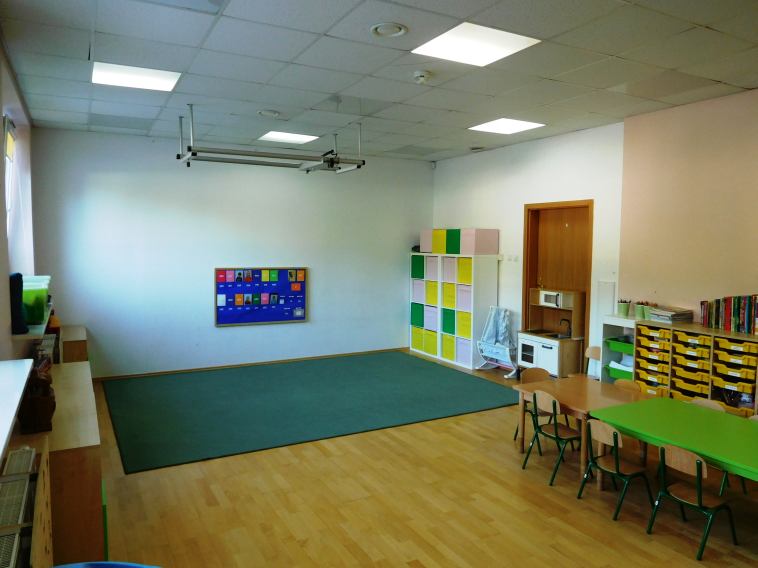
#> input picture img/real/galeria/DSCN2147.jpg, 2272 x 1704 px (shown at 1/3 size)
$ python _optymalizuj_galerie.py
#> lines starting #> are read from the running program, lines starting #| are printed output that depends on the picture
# -*- coding: utf-8 -*-
"""Optymalizacja zdjec do galerii Czarodziejski Dworek.
- dedup: jesli istnieje <stem>-scaled.<ext>, pomijamy twin bez -scaled (tez <stem>-N)
- odsiewamy miniaturki: dluzszy bok < 700 px
- WebP, dluzszy bok <= 1600, quality 83, exif_transpose
- wyjscie: img/real/galeria/{zycie|zajecia|joga}/
- generuje manifest (JS array) na stdout + plik _gallery_manifest.txt
"""
import re, json, sys
from pathlib import Path
from PIL import Image, ImageOps

SRC = Path(r"c:\Users\matot\Desktop\strona1\_pobrane")
OUT = Path(r"c:\Users\matot\Desktop\strona1\przedszkole-dworek\img\real\galeria")
MIN_LONG = 700
MAX_LONG = 1600
Q = 83
THUMB_LONG = 1000   # lekkie miniatury do siatki
QT = 80

# folder zrodlowy -> (kategoria-slug, podpisy znanych plikow)
CATS = {
    "galeria": "zycie",
    "program": "zajecia",
    "joga":    "joga",
}
CAPS = {
    "basen.jpg": "Basen",
    "Integracja-sensoryczna.jpg": "Integracja sensoryczna",
}

# Kategoria TREŚCIOWA (wg tego, co widać na zdjęciu) — niezależna od folderu/źródła.
# Klucz = nazwa pliku wynikowego bez rozszerzenia (stem po usunięciu -scaled).
# Domyślnie: galeria->sale, program->zajecia, joga->zajecia; poniżej wyjątki.
DEFAULT_CAT = {"galeria": "sale", "program": "zajecia", "joga": "zajecia"}
CATMAP = {
    # plac zabaw / ogród (seria DSCN86xx z folderu galeria)
    "DSCN8672": "plac", "DSCN8674": "plac", "DSCN8677": "plac", "DSCN8678": "plac",
    "DSCN8680": "plac", "DSCN8681": "plac", "DSCN8684": "plac", "DSCN8690": "plac",
    # DSCN8693 to szatnia (wnętrze) -> trafia do "sale" przez domyślne mapowanie
    # warsztaty (malowanie, zabawa z jajkami)
    "14352215_1127711757291514_4423992085707816596_o": "warsztaty",
    "18922542_1390890647640289_1906660161621174899_o": "warsztaty",
    # wycieczka / spacer (park, zbieranie kasztanów)
    "14441168_1135398743189482_7683901133527903398_n": "wycieczki",
}

def scaled_stems(files):
    """zwraca zbior stemow ktore maja wersje -scaled"""
    s = set()
    for f in files:
        m = re.match(r"^(.*)-scaled$", f.stem)
        if m:
            s.add(m.group(1))
    return s

def is_dup_twin(f, sstems):
    if "-scaled" in f.stem:
        return False
    if f.stem in sstems:
        return True
    # <stem>-N  (np. DSCN9985-1) -> traktuj jako twin DSCN9985
    m = re.match(r"^(.*)-\d+$", f.stem)
    if m and m.group(1) in sstems:
        return True
    return False

manifest = []
total_in = total_out = skipped_dup = skipped_small = 0

for folder, cat in CATS.items():
    sdir = SRC / folder
    if not sdir.is_dir():
        print(f"!! brak {sdir}")
        continue
    odir = OUT / cat
    odir.mkdir(parents=True, exist_ok=True)
    files = [p for p in sorted(sdir.iterdir())
             if p.is_file() and p.suffix.lower() in (".jpg", ".jpeg", ".png", ".webp")]
    sstems = scaled_stems(files)
    for f in files:
        total_in += 1
        if is_dup_twin(f, sstems):
            skipped_dup += 1
            print(f"  dup  {folder}/{f.name}")
            continue
        try:
            im = Image.open(f)
#> im is the input picture: PIL image 2272x1704 RGB; mean R, G, B 121.3, 126.2, 102.2
            im = ImageOps.exif_transpose(im)
            w, h = im.size
#> w = 2272; h = 1704
            if max(w, h) < MIN_LONG:
                skipped_small += 1
                print(f"  mini {folder}/{f.name} ({w}x{h})")
                continue
            if max(w, h) > MAX_LONG:
                if w >= h:
                    nw, nh = MAX_LONG, round(h * MAX_LONG / w)
#> nw = 1600; nh = 1200
                else:
                    nw, nh = round(w * MAX_LONG / h), MAX_LONG
                im = im.resize((nw, nh), Image.LANCZOS)
#> im: PIL image 1600x1200 RGB
            else:
                nw, nh = w, h
            if im.mode in ("RGBA", "P", "LA"):
                im = im.convert("RGB")
            stem = re.sub(r"-scaled$", "", f.stem)
            out_name = stem + ".webp"
            im.save(odir / out_name, "WEBP", quality=Q, method=6)
            total_out += 1
            # lekka miniatura do siatki
            tdir = odir / "thumbs"; tdir.mkdir(exist_ok=True)
            tw, thh = nw, nh
#> tw = 1600; thh = 1200
            if max(nw, nh) > THUMB_LONG:
                if nw >= nh:
                    tw, thh = THUMB_LONG, round(nh * THUMB_LONG / nw)
#> tw = 1000; thh = 750
                else:
                    tw, thh = round(nw * THUMB_LONG / nh), THUMB_LONG
            im.resize((tw, thh), Image.LANCZOS).save(tdir / out_name, "WEBP", quality=QT, method=6)
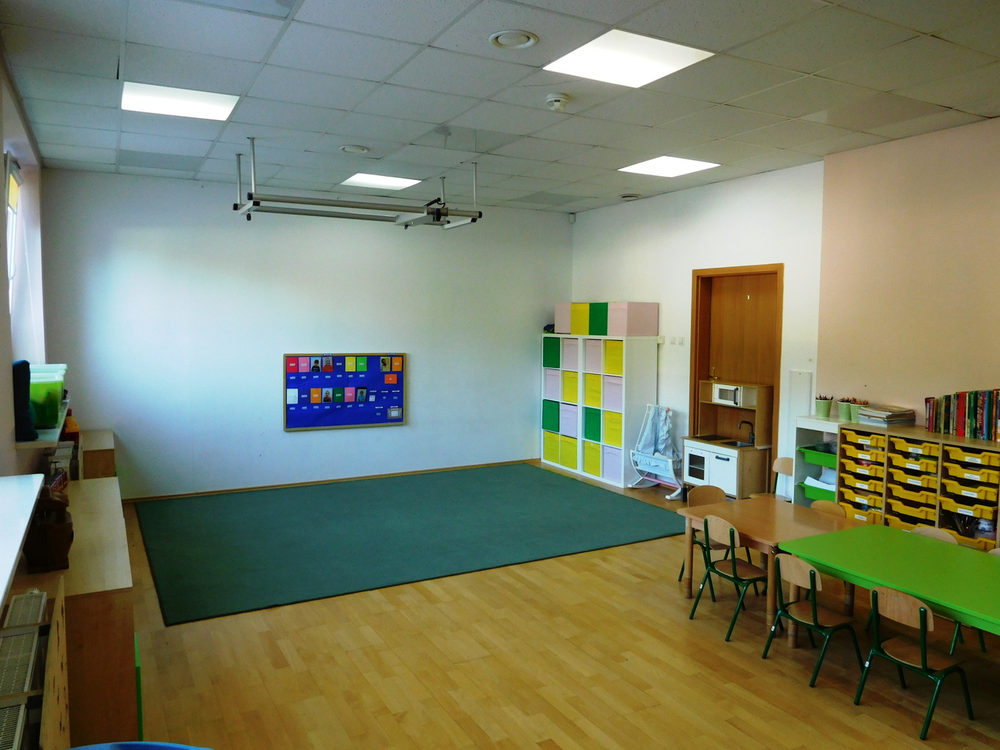
#> saved as DSCN2147.webp: PIL image 1000x750 RGB; mean R, G, B 121.3, 126.2, 102.2
            display_cat = CATMAP.get(stem, DEFAULT_CAT.get(folder, "zajecia"))
            entry = {"src": f"img/real/galeria/{cat}/{out_name}",
                     "thumb": f"img/real/galeria/{cat}/thumbs/{out_name}",
                     "w": nw, "h": nh, "cat": display_cat}
            if f.name in CAPS:
                entry["cap"] = CAPS[f.name]
            manifest.append(entry)
        except Exception as e:
            print(f"  ERR  {folder}/{f.name}: {e}")

# manifest jako gotowa tablica JS
lines = []
for e in manifest:
    cap = f', cap:{json.dumps(e["cap"], ensure_ascii=False)}' if "cap" in e else ""
    lines.append(f'  {{src:"{e["src"]}", thumb:"{e["thumb"]}", w:{e["w"]}, h:{e["h"]}, cat:"{e["cat"]}"{cap}}},')
js = ("/* Auto-generowane przez _pobrane/_optymalizuj_galerie.py — nie edytuj ręcznie. */\n"
      "window.GALLERY = [\n" + "\n".join(lines) + "\n];\n")
out_js = Path(r"c:\Users\matot\Desktop\strona1\przedszkole-dworek\js\gallery-data.js")
out_js.write_text(js, encoding="utf-8")
Path(SRC / "_gallery_manifest.txt").write_text(js, encoding="utf-8")
print(f"dane galerii -> {out_js}")

print("\n==== PODSUMOWANIE ====")
print(f"wejscie: {total_in} | zapisane: {total_out} | dup: {skipped_dup} | mini: {skipped_small}")
for cat in set(CATS.values()):
    n = sum(1 for e in manifest if e["cat"] == cat)
    print(f"  {cat}: {n}")
print(f"manifest JS -> {SRC / '_gallery_manifest.txt'}")
